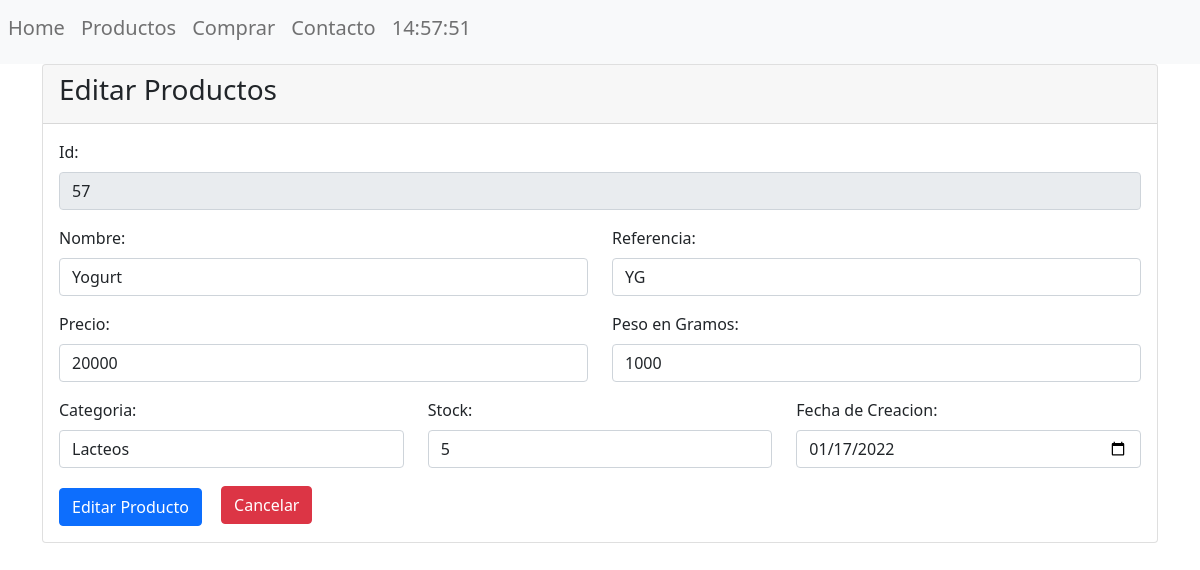
Page /?controller=products&accion=editar&id=57 on the committed database.
### tables this page shows
CREATE TABLE `productos` (
  `PD_Id` int(11) NOT NULL,
  `PD_Nombre` varchar(255) NOT NULL,
  `PD_Referencia` varchar(255) NOT NULL,
  `PD_Precio` int(11) NOT NULL,
  `PD_Peso` int(11) NOT NULL,
  `PD_Stock` int(11) NOT NULL,
  `categoria` int(11) NOT NULL,
  `PD_Fecha_Creacion` date NOT NULL
);

### controllers/controller_products.php (called while the page is built, shortened)
<?php
include_once("models/product.php");
class ControllerProducts{
    public function editar(){
            $id=$_GET['id'];
            $product=Product::search($id);
            include_once("views/products/editar.php");
    }
}
?>

### ruteador.php (called while the page is built, shortened)
<?php
$controller= new $objController();
$controller->$accion();
?>

### index.php (called while the page is built, shortened)
<?php
require_once("views/template.php");
?>

### models/product.php (called while the page is built, shortened)
<?php
class Product{
    public function __construct($PD_Id,$PD_Nombre,$PD_Referencia,$PD_Precio,$PD_Peso,$categoria,$PD_Stock,$PD_Fecha_Creacion,$CT_Nombre){
        $this->PD_Id=$PD_Id;
        $this->PD_Nombre=$PD_Nombre;
        $this->PD_Referencia=$PD_Referencia;
        $this->PD_Precio=$PD_Precio;
        $this->PD_Peso=$PD_Peso;
        $this->categoria=$categoria;
        $this->PD_Stock=$PD_Stock;
        $this->PD_Fecha_Creacion=$PD_Fecha_Creacion;
    }
    public static function search($PD_Id){
        $conexionBD=BD::crearInstancia();
        $sql=$conexionBD->prepare("SELECT `PD_Id`, `PD_Nombre`, `PD_Referencia`, `PD_Precio`, `PD_Peso`, `PD_Stock`, `categoria`, productos.PD_Fecha_Creacion, categoria.CT_Nombre
        FROM `productos`
        INNER JOIN categoria on categoria.CT_Id = productos.categoria WHERE PD_Id=?");
        $sql->execute(array($PD_Id));
        $product=$sql->fetch();
        return new Product($product['PD_Id'],$product['PD_Nombre'],$product['PD_Referencia'],
        $product['PD_Precio'],$product['PD_Peso'],$product['categoria'],$product['PD_Stock'],
        $product['PD_Fecha_Creacion'],$product['CT_Nombre']);
    }
}
?>

### views/products/editar.php (the view, shortened to what this page needs)
<div class="card">
  <div class="card-header">
    <h3>Editar Productos</h3>
  </div>
  <div class="card-body">
    <form action="" method="post">
      <div class="mb-3">
        <label for="id" class="form-label">Id:</label>
        <input readonly type="text" class="form-control" value="<?php echo $product->PD_Id; ?>" name="id" id="id" aria-describedby="helpId" placeholder="Id producto">
      </div>
      <div class="row mb-3">
        <div class="col">
          <label for="nombre" class="form-label">Nombre:</label>
          <input required type="text" class="form-control" value="<?php echo $product->PD_Nombre; ?>" name="nombre" id="nombre" aria-describedby="helpId" placeholder="Ingrese nombre del producto">
        </div>
        <div class="col">
          <label for="referencia" class="form-label">Referencia:</label>
          <input required type="text" class="form-control" value="<?php echo $product->PD_Referencia; ?>" name="referencia" id="referencia" aria-describedby="helpId" placeholder="Ingrese referencia del producto">
        </div>
      </div>
      <div class="row mb-3">
        <div class="col">
          <label for="precio" class="form-label">Precio:</label>
          <input required type="number" class="form-control" min="1000" value="<?php echo $product->PD_Precio; ?>" name="precio" id="precio" aria-describedby="helpId" placeholder="Ingrese el Precio">
        </div>
        <div class="col">
          <label for="peso" class="form-label">Peso en Gramos:</label>
          <input required type="number" class="form-control" min="100" value="<?php echo $product->PD_Peso; ?>" name="peso" id="peso" aria-describedby="helpId" placeholder="Ingrese el peso del producto">
        </div>
      </div>
      <div class="row">
        <div class="col-md-4 mb-3">
          <label for="categoria" class="form-label">Categoria:</label>
          <?php
          $conexionBD = BD::crearInstancia();
          $sql = $conexionBD->query("SELECT * FROM categoria"); ?>
          <select required size="1" class="form-control" name="categoria" id="categoria">
            <?php foreach ($sql->fetchAll() as $categoria) {
              if ($categoria['CT_Id'] === $product->categoria)
              {?>
                <option selected="selected" value="<?php echo $categoria['CT_Id']; ?>"><?php echo $categoria['CT_Nombre'] ?></option><?php
              } else { ?>
                <option value="<?php echo $categoria['CT_Id']; ?>"><?php echo $categoria['CT_Nombre'] ?></option><?php
              }
            } ?>
          </select>
        </div>
        <div class="col-md-4 mb-3">
          <label for="stock" class="form-label">Stock:</label>
          <input required type="number" class="form-control" min="1" value="<?php echo $product->PD_Stock; ?>" name="stock" id="stock" aria-describedby="helpId" placeholder="Ingrese el stock">
        </div>
        <div class="col-md-4 mb-3">
          <label for="fecha_creacion" class="form-label">Fecha de Creacion:</label>
          <input required type="date" class="form-control" value="<?php echo $product->PD_Fecha_Creacion; ?>" name="fecha_creacion" id="fecha_creacion" aria-describedby="helpId" placeholder="Fecha de creacion">
        </div>
      </div>
      <input name="" id="" class="btn btn-primary width-100 mt-1" type="submit" value="Editar Producto">
      <a href="?controller=products&accion=inicio" style="margin-left: 15px" class="btn btn-danger">Cancelar</a>
    </form>
  </div>
</div>

### rows in the picture
productos: id "57", nombre "Yogurt", referencia "YG", precio "20000", peso "1000", stock "5", fecha_creacion "01/17/2022"

### other values in the picture
form field categoria "Lacteos"
